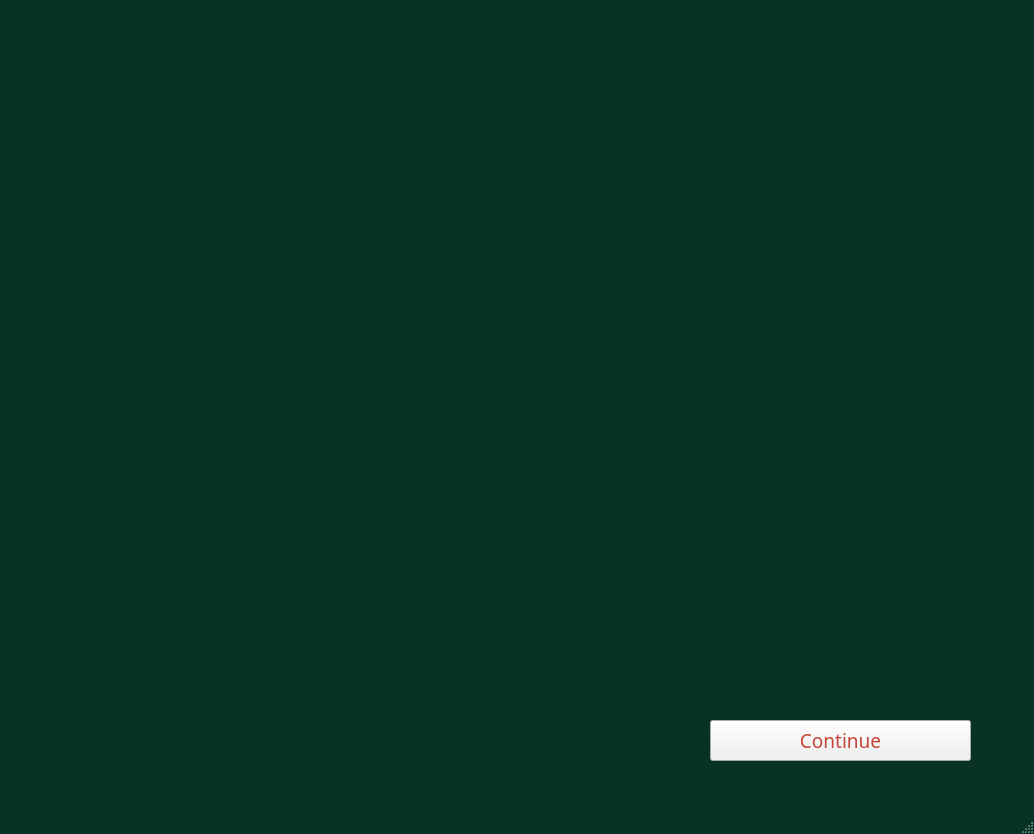
<?xml version="1.0" encoding="UTF-8"?>
<ui version="4.0">
 <class>MainWindow</class>
 <widget class="QMainWindow" name="MainWindow">
  <property name="geometry">
   <rect>
    <x>0</x>
    <y>0</y>
    <width>1034</width>
    <height>834</height>
   </rect>
  </property>
  <property name="palette">
   <palette>
    <active>
     <colorrole role="Base">
      <brush brushstyle="SolidPattern">
       <color alpha="255">
        <red>255</red>
        <green>170</green>
        <blue>0</blue>
       </color>
      </brush>
     </colorrole>
     <colorrole role="Window">
      <brush brushstyle="SolidPattern">
       <color alpha="255">
        <red>8</red>
        <green>50</green>
        <blue>36</blue>
       </color>
      </brush>
     </colorrole>
    </active>
    <inactive>
     <colorrole role="Base">
      <brush brushstyle="SolidPattern">
       <color alpha="255">
        <red>255</red>
        <green>170</green>
        <blue>0</blue>
       </color>
      </brush>
     </colorrole>
     <colorrole role="Window">
      <brush brushstyle="SolidPattern">
       <color alpha="255">
        <red>8</red>
        <green>50</green>
        <blue>36</blue>
       </color>
      </brush>
     </colorrole>
    </inactive>
    <disabled>
     <colorrole role="Base">
      <brush brushstyle="SolidPattern">
       <color alpha="255">
        <red>8</red>
        <green>50</green>
        <blue>36</blue>
       </color>
      </brush>
     </colorrole>
     <colorrole role="Window">
      <brush brushstyle="SolidPattern">
       <color alpha="255">
        <red>8</red>
        <green>50</green>
        <blue>36</blue>
       </color>
      </brush>
     </colorrole>
    </disabled>
   </palette>
  </property>
  <property name="windowTitle">
   <string>MainWindow</string>
  </property>
  <widget class="QWidget" name="centralwidget">
   <widget class="QStackedWidget" name="stackedWidget">
    <property name="geometry">
     <rect>
      <x>-60</x>
      <y>10</y>
      <width>1111</width>
      <height>1991</height>
     </rect>
    </property>
    <property name="palette">
     <palette>
      <active>
       <colorrole role="Base">
        <brush brushstyle="SolidPattern">
         <color alpha="255">
          <red>255</red>
          <green>170</green>
          <blue>0</blue>
         </color>
        </brush>
       </colorrole>
       <colorrole role="Window">
        <brush brushstyle="SolidPattern">
         <color alpha="255">
          <red>243</red>
          <green>235</green>
          <blue>235</blue>
         </color>
        </brush>
       </colorrole>
      </active>
      <inactive>
       <colorrole role="Base">
        <brush brushstyle="SolidPattern">
         <color alpha="255">
          <red>255</red>
          <green>170</green>
          <blue>0</blue>
         </color>
        </brush>
       </colorrole>
       <colorrole role="Window">
        <brush brushstyle="SolidPattern">
         <color alpha="255">
          <red>243</red>
          <green>235</green>
          <blue>235</blue>
         </color>
        </brush>
       </colorrole>
      </inactive>
      <disabled>
       <colorrole role="Base">
        <brush brushstyle="SolidPattern">
         <color alpha="255">
          <red>243</red>
          <green>235</green>
          <blue>235</blue>
         </color>
        </brush>
       </colorrole>
       <colorrole role="Window">
        <brush brushstyle="SolidPattern">
         <color alpha="255">
          <red>243</red>
          <green>235</green>
          <blue>235</blue>
         </color>
        </brush>
       </colorrole>
      </disabled>
     </palette>
    </property>
    <widget class="QWidget" name="gif_pg1">
     <widget class="QPushButton" name="continue_2">
      <property name="geometry">
       <rect>
        <x>770</x>
        <y>710</y>
        <width>261</width>
        <height>41</height>
       </rect>
      </property>
      <property name="palette">
       <palette>
        <active>
         <colorrole role="WindowText">
          <brush brushstyle="SolidPattern">
           <color alpha="255">
            <red>196</red>
            <green>69</green>
            <blue>54</blue>
           </color>
          </brush>
         </colorrole>
         <colorrole role="ButtonText">
          <brush brushstyle="SolidPattern">
           <color alpha="255">
            <red>196</red>
            <green>69</green>
            <blue>54</blue>
           </color>
          </brush>
         </colorrole>
        </active>
        <inactive>
         <colorrole role="WindowText">
          <brush brushstyle="SolidPattern">
           <color alpha="255">
            <red>196</red>
            <green>69</green>
            <blue>54</blue>
           </color>
          </brush>
         </colorrole>
         <colorrole role="ButtonText">
          <brush brushstyle="SolidPattern">
           <color alpha="255">
            <red>196</red>
            <green>69</green>
            <blue>54</blue>
           </color>
          </brush>
         </colorrole>
        </inactive>
        <disabled>
         <colorrole role="WindowText">
          <brush brushstyle="SolidPattern">
           <color alpha="255">
            <red>120</red>
            <green>120</green>
            <blue>120</blue>
           </color>
          </brush>
         </colorrole>
         <colorrole role="ButtonText">
          <brush brushstyle="SolidPattern">
           <color alpha="255">
            <red>120</red>
            <green>120</green>
            <blue>120</blue>
           </color>
          </brush>
         </colorrole>
        </disabled>
       </palette>
      </property>
      <property name="font">
       <font>
        <family>Sylfaen</family>
        <pointsize>14</pointsize>
       </font>
      </property>
      <property name="text">
       <string>Continue</string>
      </property>
      <property name="shortcut">
       <string>Space</string>
      </property>
     </widget>
     <widget class="QLabel" name="label">
      <property name="geometry">
       <rect>
        <x>70</x>
        <y>-50</y>
        <width>1152</width>
        <height>648</height>
       </rect>
      </property>
      <property name="text">
       <string/>
      </property>
      <property name="pixmap">
       <pixmap>Media/Pes Animation LOgo.gif</pixmap>
      </property>
      <property name="scaledContents">
       <bool>true</bool>
      </property>
     </widget>
     <zorder>label</zorder>
     <zorder>continue_2</zorder>
    </widget>
    <widget class="QWidget" name="page_2">
     <widget class="QLabel" name="peslogo">
      <property name="geometry">
       <rect>
        <x>100</x>
        <y>30</y>
        <width>171</width>
        <height>151</height>
       </rect>
      </property>
      <property name="text">
       <string/>
      </property>
      <property name="pixmap">
       <pixmap>Media/peslogopicnobg.png</pixmap>
      </property>
      <property name="scaledContents">
       <bool>true</bool>
      </property>
     </widget>
     <widget class="QLabel" name="pehead">
      <property name="geometry">
       <rect>
        <x>370</x>
        <y>50</y>
        <width>451</width>
        <height>71</height>
       </rect>
      </property>
      <property name="palette">
       <palette>
        <active>
         <colorrole role="WindowText">
          <brush brushstyle="SolidPattern">
           <color alpha="255">
            <red>243</red>
            <green>235</green>
            <blue>235</blue>
           </color>
          </brush>
         </colorrole>
         <colorrole role="Text">
          <brush brushstyle="SolidPattern">
           <color alpha="255">
            <red>243</red>
            <green>235</green>
            <blue>235</blue>
           </color>
          </brush>
         </colorrole>
         <colorrole role="PlaceholderText">
          <brush brushstyle="SolidPattern">
           <color alpha="128">
            <red>243</red>
            <green>235</green>
            <blue>235</blue>
           </color>
          </brush>
         </colorrole>
        </active>
        <inactive>
         <colorrole role="WindowText">
          <brush brushstyle="SolidPattern">
           <color alpha="255">
            <red>243</red>
            <green>235</green>
            <blue>235</blue>
           </color>
          </brush>
         </colorrole>
         <colorrole role="Text">
          <brush brushstyle="SolidPattern">
           <color alpha="255">
            <red>243</red>
            <green>235</green>
            <blue>235</blue>
           </color>
          </brush>
         </colorrole>
         <colorrole role="PlaceholderText">
          <brush brushstyle="SolidPattern">
           <color alpha="128">
            <red>243</red>
            <green>235</green>
            <blue>235</blue>
           </color>
          </brush>
         </colorrole>
        </inactive>
        <disabled>
         <colorrole role="WindowText">
          <brush brushstyle="SolidPattern">
           <color alpha="255">
            <red>120</red>
            <green>120</green>
            <blue>120</blue>
           </color>
          </brush>
         </colorrole>
         <colorrole role="Text">
          <brush brushstyle="SolidPattern">
           <color alpha="255">
            <red>120</red>
            <green>120</green>
            <blue>120</blue>
           </color>
          </brush>
         </colorrole>
         <colorrole role="PlaceholderText">
          <brush brushstyle="SolidPattern">
           <color alpha="128">
            <red>0</red>
            <green>0</green>
            <blue>0</blue>
           </color>
          </brush>
         </colorrole>
        </disabled>
       </palette>
      </property>
      <property name="font">
       <font>
        <family>Sylfaen</family>
        <pointsize>22</pointsize>
       </font>
      </property>
      <property name="text">
       <string>Password Encryption System</string>
      </property>
      <property name="alignment">
       <set>Qt::AlignCenter</set>
      </property>
     </widget>
     <widget class="QPushButton" name="hashpass">
      <property name="geometry">
       <rect>
        <x>170</x>
        <y>590</y>
        <width>351</width>
        <height>51</height>
       </rect>
      </property>
      <property name="palette">
       <palette>
        <active>
         <colorrole role="Button">
          <brush brushstyle="SolidPattern">
           <color alpha="255">
            <red>196</red>
            <green>69</green>
            <blue>54</blue>
           </color>
          </brush>
         </colorrole>
         <colorrole role="Light">
          <brush brushstyle="SolidPattern">
           <color alpha="255">
            <red>196</red>
            <green>69</green>
            <blue>54</blue>
           </color>
          </brush>
         </colorrole>
         <colorrole role="Midlight">
          <brush brushstyle="SolidPattern">
           <color alpha="255">
            <red>196</red>
            <green>69</green>
            <blue>54</blue>
           </color>
          </brush>
         </colorrole>
         <colorrole role="ButtonText">
          <brush brushstyle="SolidPattern">
           <color alpha="255">
            <red>196</red>
            <green>69</green>
            <blue>54</blue>
           </color>
          </brush>
         </colorrole>
         <colorrole role="Base">
          <brush brushstyle="SolidPattern">
           <color alpha="255">
            <red>196</red>
            <green>69</green>
            <blue>54</blue>
           </color>
          </brush>
         </colorrole>
         <colorrole role="Window">
          <brush brushstyle="SolidPattern">
           <color alpha="255">
            <red>196</red>
            <green>69</green>
            <blue>54</blue>
           </color>
          </brush>
         </colorrole>
         <colorrole role="AlternateBase">
          <brush brushstyle="SolidPattern">
           <color alpha="255">
            <red>196</red>
            <green>69</green>
            <blue>54</blue>
           </color>
          </brush>
         </colorrole>
         <colorrole role="ToolTipBase">
          <brush brushstyle="SolidPattern">
           <color alpha="255">
            <red>255</red>
            <green>255</green>
            <blue>255</blue>
           </color>
          </brush>
         </colorrole>
        </active>
        <inactive>
         <colorrole role="Button">
          <brush brushstyle="SolidPattern">
           <color alpha="255">
            <red>196</red>
            <green>69</green>
            <blue>54</blue>
           </color>
          </brush>
         </colorrole>
         <colorrole role="Light">
          <brush brushstyle="SolidPattern">
           <color alpha="255">
            <red>196</red>
            <green>69</green>
            <blue>54</blue>
           </color>
          </brush>
         </colorrole>
         <colorrole role="Midlight">
          <brush brushstyle="SolidPattern">
           <color alpha="255">
            <red>196</red>
            <green>69</green>
            <blue>54</blue>
           </color>
          </brush>
         </colorrole>
         <colorrole role="ButtonText">
          <brush brushstyle="SolidPattern">
           <color alpha="255">
            <red>196</red>
            <green>69</green>
            <blue>54</blue>
           </color>
          </brush>
         </colorrole>
         <colorrole role="Base">
          <brush brushstyle="SolidPattern">
           <color alpha="255">
            <red>196</red>
            <green>69</green>
            <blue>54</blue>
           </color>
          </brush>
         </colorrole>
         <colorrole role="Window">
          <brush brushstyle="SolidPattern">
           <color alpha="255">
            <red>196</red>
            <green>69</green>
            <blue>54</blue>
           </color>
          </brush>
         </colorrole>
         <colorrole role="AlternateBase">
          <brush brushstyle="SolidPattern">
           <color alpha="255">
            <red>196</red>
            <green>69</green>
            <blue>54</blue>
           </color>
          </brush>
         </colorrole>
         <colorrole role="ToolTipBase">
          <brush brushstyle="SolidPattern">
           <color alpha="255">
            <red>255</red>
            <green>255</green>
            <blue>255</blue>
           </color>
          </brush>
         </colorrole>
        </inactive>
        <disabled>
         <colorrole role="Button">
          <brush brushstyle="SolidPattern">
           <color alpha="255">
            <red>196</red>
            <green>69</green>
            <blue>54</blue>
           </color>
          </brush>
         </colorrole>
         <colorrole role="Light">
          <brush brushstyle="SolidPattern">
           <color alpha="255">
            <red>196</red>
            <green>69</green>
            <blue>54</blue>
           </color>
          </brush>
         </colorrole>
         <colorrole role="Midlight">
          <brush brushstyle="SolidPattern">
           <color alpha="255">
            <red>196</red>
            <green>69</green>
            <blue>54</blue>
           </color>
          </brush>
         </colorrole>
         <colorrole role="ButtonText">
          <brush brushstyle="SolidPattern">
           <color alpha="255">
            <red>120</red>
            <green>120</green>
            <blue>120</blue>
           </color>
          </brush>
         </colorrole>
         <colorrole role="Base">
          <brush brushstyle="SolidPattern">
           <color alpha="255">
            <red>196</red>
            <green>69</green>
            <blue>54</blue>
           </color>
          </brush>
         </colorrole>
         <colorrole role="Window">
          <brush brushstyle="SolidPattern">
           <color alpha="255">
            <red>196</red>
            <green>69</green>
            <blue>54</blue>
           </color>
          </brush>
         </colorrole>
         <colorrole role="AlternateBase">
          <brush brushstyle="SolidPattern">
           <color alpha="255">
            <red>196</red>
            <green>69</green>
            <blue>54</blue>
           </color>
          </brush>
         </colorrole>
         <colorrole role="ToolTipBase">
          <brush brushstyle="SolidPattern">
           <color alpha="255">
            <red>255</red>
            <green>255</green>
            <blue>255</blue>
           </color>
          </brush>
         </colorrole>
        </disabled>
       </palette>
      </property>
      <property name="font">
       <font>
        <family>Sylfaen</family>
        <pointsize>14</pointsize>
       </font>
      </property>
      <property name="text">
       <string>Hash Password</string>
      </property>
     </widget>
     <widget class="QLabel" name="label_4">
      <property name="geometry">
       <rect>
        <x>620</x>
        <y>260</y>
        <width>481</width>
        <height>441</height>
       </rect>
      </property>
      <property name="text">
       <string/>
      </property>
      <property name="pixmap">
       <pixmap>Media/menu2.png</pixmap>
      </property>
     </widget>
     <widget class="QLabel" name="menu2lab">
      <property name="geometry">
       <rect>
        <x>170</x>
        <y>260</y>
        <width>351</width>
        <height>51</height>
       </rect>
      </property>
      <property name="palette">
       <palette>
        <active>
         <colorrole role="WindowText">
          <brush brushstyle="SolidPattern">
           <color alpha="255">
            <red>243</red>
            <green>235</green>
            <blue>235</blue>
           </color>
          </brush>
         </colorrole>
         <colorrole role="Base">
          <brush brushstyle="SolidPattern">
           <color alpha="255">
            <red>255</red>
            <green>255</green>
            <blue>255</blue>
           </color>
          </brush>
         </colorrole>
         <colorrole role="Window">
          <brush brushstyle="SolidPattern">
           <color alpha="255">
            <red>25</red>
            <green>114</green>
            <blue>120</blue>
           </color>
          </brush>
         </colorrole>
        </active>
        <inactive>
         <colorrole role="WindowText">
          <brush brushstyle="SolidPattern">
           <color alpha="255">
            <red>243</red>
            <green>235</green>
            <blue>235</blue>
           </color>
          </brush>
         </colorrole>
         <colorrole role="Base">
          <brush brushstyle="SolidPattern">
           <color alpha="255">
            <red>255</red>
            <green>255</green>
            <blue>255</blue>
           </color>
          </brush>
         </colorrole>
         <colorrole role="Window">
          <brush brushstyle="SolidPattern">
           <color alpha="255">
            <red>25</red>
            <green>114</green>
            <blue>120</blue>
           </color>
          </brush>
         </colorrole>
        </inactive>
        <disabled>
         <colorrole role="WindowText">
          <brush brushstyle="SolidPattern">
           <color alpha="255">
            <red>120</red>
            <green>120</green>
            <blue>120</blue>
           </color>
          </brush>
         </colorrole>
         <colorrole role="Base">
          <brush brushstyle="SolidPattern">
           <color alpha="255">
            <red>25</red>
            <green>114</green>
            <blue>120</blue>
           </color>
          </brush>
         </colorrole>
         <colorrole role="Window">
          <brush brushstyle="SolidPattern">
           <color alpha="255">
            <red>25</red>
            <green>114</green>
            <blue>120</blue>
           </color>
          </brush>
         </colorrole>
        </disabled>
       </palette>
      </property>
      <property name="font">
       <font>
        <family>Sylfaen</family>
        <pointsize>18</pointsize>
       </font>
      </property>
      <property name="autoFillBackground">
       <bool>true</bool>
      </property>
      <property name="text">
       <string>Menu</string>
      </property>
      <property name="alignment">
       <set>Qt::AlignCenter</set>
      </property>
     </widget>
     <widget class="QPushButton" name="apass">
      <property name="geometry">
       <rect>
        <x>170</x>
        <y>380</y>
        <width>351</width>
        <height>51</height>
       </rect>
      </property>
      <property name="palette">
       <palette>
        <active>
         <colorrole role="Button">
          <brush brushstyle="SolidPattern">
           <color alpha="255">
            <red>196</red>
            <green>69</green>
            <blue>54</blue>
           </color>
          </brush>
         </colorrole>
         <colorrole role="Light">
          <brush brushstyle="SolidPattern">
           <color alpha="255">
            <red>196</red>
            <green>69</green>
            <blue>54</blue>
           </color>
          </brush>
         </colorrole>
         <colorrole role="Midlight">
          <brush brushstyle="SolidPattern">
           <color alpha="255">
            <red>196</red>
            <green>69</green>
            <blue>54</blue>
           </color>
          </brush>
         </colorrole>
         <colorrole role="BrightText">
          <brush brushstyle="SolidPattern">
           <color alpha="255">
            <red>196</red>
            <green>69</green>
            <blue>54</blue>
           </color>
          </brush>
         </colorrole>
         <colorrole role="ButtonText">
          <brush brushstyle="SolidPattern">
           <color alpha="255">
            <red>196</red>
            <green>69</green>
            <blue>54</blue>
           </color>
          </brush>
         </colorrole>
         <colorrole role="Base">
          <brush brushstyle="SolidPattern">
           <color alpha="255">
            <red>196</red>
            <green>69</green>
            <blue>54</blue>
           </color>
          </brush>
         </colorrole>
         <colorrole role="Window">
          <brush brushstyle="SolidPattern">
           <color alpha="255">
            <red>196</red>
            <green>69</green>
            <blue>54</blue>
           </color>
          </brush>
         </colorrole>
         <colorrole role="AlternateBase">
          <brush brushstyle="SolidPattern">
           <color alpha="255">
            <red>196</red>
            <green>69</green>
            <blue>54</blue>
           </color>
          </brush>
         </colorrole>
         <colorrole role="ToolTipBase">
          <brush brushstyle="SolidPattern">
           <color alpha="255">
            <red>196</red>
            <green>69</green>
            <blue>54</blue>
           </color>
          </brush>
         </colorrole>
        </active>
        <inactive>
         <colorrole role="Button">
          <brush brushstyle="SolidPattern">
           <color alpha="255">
            <red>196</red>
            <green>69</green>
            <blue>54</blue>
           </color>
          </brush>
         </colorrole>
         <colorrole role="Light">
          <brush brushstyle="SolidPattern">
           <color alpha="255">
            <red>196</red>
            <green>69</green>
            <blue>54</blue>
           </color>
          </brush>
         </colorrole>
         <colorrole role="Midlight">
          <brush brushstyle="SolidPattern">
           <color alpha="255">
            <red>196</red>
            <green>69</green>
            <blue>54</blue>
           </color>
          </brush>
         </colorrole>
         <colorrole role="BrightText">
          <brush brushstyle="SolidPattern">
           <color alpha="255">
            <red>196</red>
            <green>69</green>
            <blue>54</blue>
           </color>
          </brush>
         </colorrole>
         <colorrole role="ButtonText">
          <brush brushstyle="SolidPattern">
           <color alpha="255">
            <red>196</red>
            <green>69</green>
            <blue>54</blue>
           </color>
          </brush>
         </colorrole>
         <colorrole role="Base">
          <brush brushstyle="SolidPattern">
           <color alpha="255">
            <red>196</red>
            <green>69</green>
            <blue>54</blue>
           </color>
          </brush>
         </colorrole>
         <colorrole role="Window">
          <brush brushstyle="SolidPattern">
           <color alpha="255">
            <red>196</red>
            <green>69</green>
            <blue>54</blue>
           </color>
          </brush>
         </colorrole>
         <colorrole role="AlternateBase">
          <brush brushstyle="SolidPattern">
           <color alpha="255">
            <red>196</red>
            <green>69</green>
            <blue>54</blue>
           </color>
          </brush>
         </colorrole>
         <colorrole role="ToolTipBase">
          <brush brushstyle="SolidPattern">
           <color alpha="255">
            <red>196</red>
            <green>69</green>
            <blue>54</blue>
           </color>
          </brush>
         </colorrole>
        </inactive>
        <disabled>
         <colorrole role="Button">
          <brush brushstyle="SolidPattern">
           <color alpha="255">
            <red>196</red>
            <green>69</green>
            <blue>54</blue>
           </color>
          </brush>
         </colorrole>
         <colorrole role="Light">
          <brush brushstyle="SolidPattern">
           <color alpha="255">
            <red>196</red>
            <green>69</green>
            <blue>54</blue>
           </color>
          </brush>
         </colorrole>
         <colorrole role="Midlight">
          <brush brushstyle="SolidPattern">
           <color alpha="255">
            <red>196</red>
            <green>69</green>
            <blue>54</blue>
           </color>
          </brush>
         </colorrole>
         <colorrole role="BrightText">
          <brush brushstyle="SolidPattern">
           <color alpha="255">
            <red>196</red>
            <green>69</green>
            <blue>54</blue>
           </color>
          </brush>
         </colorrole>
         <colorrole role="ButtonText">
          <brush brushstyle="SolidPattern">
           <color alpha="255">
            <red>120</red>
            <green>120</green>
            <blue>120</blue>
           </color>
          </brush>
         </colorrole>
         <colorrole role="Base">
          <brush brushstyle="SolidPattern">
           <color alpha="255">
            <red>196</red>
            <green>69</green>
            <blue>54</blue>
           </color>
          </brush>
         </colorrole>
         <colorrole role="Window">
          <brush brushstyle="SolidPattern">
           <color alpha="255">
            <red>196</red>
            <green>69</green>
            <blue>54</blue>
           </color>
          </brush>
         </colorrole>
         <colorrole role="AlternateBase">
          <brush brushstyle="SolidPattern">
           <color alpha="255">
            <red>196</red>
            <green>69</green>
            <blue>54</blue>
           </color>
          </brush>
         </colorrole>
         <colorrole role="ToolTipBase">
          <brush brushstyle="SolidPattern">
           <color alpha="255">
            <red>196</red>
            <green>69</green>
            <blue>54</blue>
           </color>
          </brush>
         </colorrole>
        </disabled>
       </palette>
      </property>
      <property name="font">
       <font>
        <family>Sylfaen</family>
        <pointsize>14</pointsize>
       </font>
      </property>
      <property name="text">
       <string>Access Password</string>
      </property>
     </widget>
     <widget class="QPushButton" name="genpass">
      <property name="geometry">
       <rect>
        <x>170</x>
        <y>450</y>
        <width>351</width>
        <height>51</height>
       </rect>
      </property>
      <property name="palette">
       <palette>
        <active>
         <colorrole role="Button">
          <brush brushstyle="SolidPattern">
           <color alpha="255">
            <red>196</red>
            <green>69</green>
            <blue>54</blue>
           </color>
          </brush>
         </colorrole>
         <colorrole role="Light">
          <brush brushstyle="SolidPattern">
           <color alpha="255">
            <red>196</red>
            <green>69</green>
            <blue>54</blue>
           </color>
          </brush>
         </colorrole>
         <colorrole role="Midlight">
          <brush brushstyle="SolidPattern">
           <color alpha="255">
            <red>196</red>
            <green>69</green>
            <blue>54</blue>
           </color>
          </brush>
         </colorrole>
         <colorrole role="ButtonText">
          <brush brushstyle="SolidPattern">
           <color alpha="255">
            <red>196</red>
            <green>69</green>
            <blue>54</blue>
           </color>
          </brush>
         </colorrole>
         <colorrole role="Base">
          <brush brushstyle="SolidPattern">
           <color alpha="255">
            <red>196</red>
            <green>69</green>
            <blue>54</blue>
           </color>
          </brush>
         </colorrole>
         <colorrole role="Window">
          <brush brushstyle="SolidPattern">
           <color alpha="255">
            <red>196</red>
            <green>69</green>
            <blue>54</blue>
           </color>
          </brush>
         </colorrole>
         <colorrole role="AlternateBase">
          <brush brushstyle="SolidPattern">
           <color alpha="255">
            <red>196</red>
            <green>69</green>
            <blue>54</blue>
           </color>
          </brush>
         </colorrole>
         <colorrole role="ToolTipBase">
          <brush brushstyle="SolidPattern">
           <color alpha="255">
            <red>255</red>
            <green>255</green>
            <blue>255</blue>
           </color>
          </brush>
         </colorrole>
        </active>
        <inactive>
         <colorrole role="Button">
          <brush brushstyle="SolidPattern">
           <color alpha="255">
            <red>196</red>
            <green>69</green>
            <blue>54</blue>
           </color>
          </brush>
         </colorrole>
         <colorrole role="Light">
          <brush brushstyle="SolidPattern">
           <color alpha="255">
            <red>196</red>
            <green>69</green>
            <blue>54</blue>
           </color>
          </brush>
         </colorrole>
         <colorrole role="Midlight">
          <brush brushstyle="SolidPattern">
           <color alpha="255">
            <red>196</red>
            <green>69</green>
            <blue>54</blue>
           </color>
          </brush>
         </colorrole>
         <colorrole role="ButtonText">
          <brush brushstyle="SolidPattern">
           <color alpha="255">
            <red>196</red>
            <green>69</green>
            <blue>54</blue>
           </color>
          </brush>
         </colorrole>
         <colorrole role="Base">
          <brush brushstyle="SolidPattern">
           <color alpha="255">
            <red>196</red>
            <green>69</green>
            <blue>54</blue>
           </color>
          </brush>
         </colorrole>
         <colorrole role="Window">
          <brush brushstyle="SolidPattern">
           <color alpha="255">
            <red>196</red>
            <green>69</green>
            <blue>54</blue>
           </color>
          </brush>
         </colorrole>
         <colorrole role="AlternateBase">
          <brush brushstyle="SolidPattern">
           <color alpha="255">
            <red>196</red>
            <green>69</green>
            <blue>54</blue>
           </color>
          </brush>
         </colorrole>
         <colorrole role="ToolTipBase">
          <brush brushstyle="SolidPattern">
           <color alpha="255">
            <red>255</red>
            <green>255</green>
            <blue>255</blue>
           </color>
          </brush>
         </colorrole>
        </inactive>
        <disabled>
         <colorrole role="Button">
          <brush brushstyle="SolidPattern">
           <color alpha="255">
            <red>196</red>
            <green>69</green>
            <blue>54</blue>
           </color>
          </brush>
         </colorrole>
         <colorrole role="Light">
          <brush brushstyle="SolidPattern">
           <color alpha="255">
            <red>196</red>
            <green>69</green>
            <blue>54</blue>
           </color>
          </brush>
         </colorrole>
         <colorrole role="Midlight">
          <brush brushstyle="SolidPattern">
           <color alpha="255">
            <red>196</red>
            <green>69</green>
            <blue>54</blue>
           </color>
          </brush>
         </colorrole>
         <colorrole role="ButtonText">
          <brush brushstyle="SolidPattern">
           <color alpha="255">
            <red>120</red>
            <green>120</green>
            <blue>120</blue>
           </color>
          </brush>
         </colorrole>
         <colorrole role="Base">
          <brush brushstyle="SolidPattern">
           <color alpha="255">
            <red>196</red>
            <green>69</green>
            <blue>54</blue>
           </color>
          </brush>
         </colorrole>
         <colorrole role="Window">
          <brush brushstyle="SolidPattern">
           <color alpha="255">
            <red>196</red>
            <green>69</green>
            <blue>54</blue>
           </color>
          </brush>
         </colorrole>
         <colorrole role="AlternateBase">
          <brush brushstyle="SolidPattern">
           <color alpha="255">
            <red>196</red>
            <green>69</green>
            <blue>54</blue>
           </color>
          </brush>
         </colorrole>
         <colorrole role="ToolTipBase">
          <brush brushstyle="SolidPattern">
           <color alpha="255">
            <red>255</red>
            <green>255</green>
            <blue>255</blue>
           </color>
          </brush>
         </colorrole>
        </disabled>
       </palette>
      </property>
      <property name="font">
       <font>
        <family>Sylfaen</family>
        <pointsize>14</pointsize>
       </font>
      </property>
      <property name="text">
       <string>Generate Password</string>
      </property>
     </widget>
     <widget class="QPushButton" name="encrpass">
      <property name="geometry">
       <rect>
        <x>170</x>
        <y>520</y>
        <width>351</width>
        <height>51</height>
       </rect>
      </property>
      <property name="palette">
       <palette>
        <active>
         <colorrole role="Button">
          <brush brushstyle="SolidPattern">
           <color alpha="255">
            <red>196</red>
            <green>69</green>
            <blue>54</blue>
           </color>
          </brush>
         </colorrole>
         <colorrole role="Light">
          <brush brushstyle="SolidPattern">
           <color alpha="255">
            <red>196</red>
            <green>69</green>
            <blue>54</blue>
           </color>
          </brush>
         </colorrole>
         <colorrole role="Midlight">
          <brush brushstyle="SolidPattern">
           <color alpha="255">
            <red>196</red>
            <green>69</green>
            <blue>54</blue>
           </color>
          </brush>
         </colorrole>
         <colorrole role="ButtonText">
          <brush brushstyle="SolidPattern">
           <color alpha="255">
            <red>196</red>
            <green>69</green>
            <blue>54</blue>
           </color>
          </brush>
         </colorrole>
         <colorrole role="Base">
          <brush brushstyle="SolidPattern">
           <color alpha="255">
            <red>196</red>
            <green>69</green>
            <blue>54</blue>
           </color>
          </brush>
         </colorrole>
         <colorrole role="Window">
          <brush brushstyle="SolidPattern">
           <color alpha="255">
            <red>196</red>
            <green>69</green>
            <blue>54</blue>
           </color>
          </brush>
         </colorrole>
         <colorrole role="AlternateBase">
          <brush brushstyle="SolidPattern">
           <color alpha="255">
            <red>196</red>
            <green>69</green>
            <blue>54</blue>
           </color>
          </brush>
         </colorrole>
         <colorrole role="ToolTipBase">
          <brush brushstyle="SolidPattern">
           <color alpha="255">
            <red>255</red>
            <green>255</green>
            <blue>255</blue>
           </color>
          </brush>
         </colorrole>
        </active>
        <inactive>
         <colorrole role="Button">
          <brush brushstyle="SolidPattern">
           <color alpha="255">
            <red>196</red>
            <green>69</green>
            <blue>54</blue>
           </color>
          </brush>
         </colorrole>
         <colorrole role="Light">
          <brush brushstyle="SolidPattern">
           <color alpha="255">
            <red>196</red>
            <green>69</green>
            <blue>54</blue>
           </color>
          </brush>
         </colorrole>
         <colorrole role="Midlight">
          <brush brushstyle="SolidPattern">
           <color alpha="255">
            <red>196</red>
            <green>69</green>
            <blue>54</blue>
           </color>
          </brush>
         </colorrole>
         <colorrole role="ButtonText">
          <brush brushstyle="SolidPattern">
           <color alpha="255">
            <red>196</red>
            <green>69</green>
            <blue>54</blue>
           </color>
          </brush>
         </colorrole>
         <colorrole role="Base">
          <brush brushstyle="SolidPattern">
           <color alpha="255">
            <red>196</red>
            <green>69</green>
            <blue>54</blue>
           </color>
          </brush>
         </colorrole>
         <colorrole role="Window">
          <brush brushstyle="SolidPattern">
           <color alpha="255">
            <red>196</red>
            <green>69</green>
            <blue>54</blue>
           </color>
          </brush>
         </colorrole>
         <colorrole role="AlternateBase">
          <brush brushstyle="SolidPattern">
           <color alpha="255">
            <red>196</red>
            <green>69</green>
            <blue>54</blue>
           </color>
          </brush>
         </colorrole>
         <colorrole role="ToolTipBase">
          <brush brushstyle="SolidPattern">
           <color alpha="255">
            <red>255</red>
            <green>255</green>
            <blue>255</blue>
           </color>
          </brush>
         </colorrole>
        </inactive>
        <disabled>
         <colorrole role="Button">
          <brush brushstyle="SolidPattern">
           <color alpha="255">
            <red>196</red>
            <green>69</green>
            <blue>54</blue>
           </color>
          </brush>
         </colorrole>
         <colorrole role="Light">
          <brush brushstyle="SolidPattern">
           <color alpha="255">
            <red>196</red>
            <green>69</green>
            <blue>54</blue>
           </color>
          </brush>
         </colorrole>
         <colorrole role="Midlight">
          <brush brushstyle="SolidPattern">
           <color alpha="255">
            <red>196</red>
            <green>69</green>
            <blue>54</blue>
           </color>
          </brush>
         </colorrole>
         <colorrole role="ButtonText">
          <brush brushstyle="SolidPattern">
           <color alpha="255">
            <red>120</red>
            <green>120</green>
            <blue>120</blue>
           </color>
          </brush>
         </colorrole>
         <colorrole role="Base">
          <brush brushstyle="SolidPattern">
           <color alpha="255">
            <red>196</red>
            <green>69</green>
            <blue>54</blue>
           </color>
          </brush>
         </colorrole>
         <colorrole role="Window">
          <brush brushstyle="SolidPattern">
           <color alpha="255">
            <red>196</red>
            <green>69</green>
            <blue>54</blue>
           </color>
          </brush>
         </colorrole>
         <colorrole role="AlternateBase">
          <brush brushstyle="SolidPattern">
           <color alpha="255">
            <red>196</red>
            <green>69</green>
            <blue>54</blue>
           </color>
          </brush>
         </colorrole>
         <colorrole role="ToolTipBase">
          <brush brushstyle="SolidPattern">
           <color alpha="255">
            <red>255</red>
            <green>255</green>
            <blue>255</blue>
           </color>
          </brush>
         </colorrole>
        </disabled>
       </palette>
      </property>
      <property name="font">
       <font>
        <family>Sylfaen</family>
        <pointsize>14</pointsize>
       </font>
      </property>
      <property name="text">
       <string>Encrypt Password</string>
      </property>
     </widget>
    </widget>
   </widget>
  </widget>
  <widget class="QMenuBar" name="menubar">
   <property name="geometry">
    <rect>
     <x>0</x>
     <y>0</y>
     <width>1034</width>
     <height>26</height>
    </rect>
   </property>
  </widget>
  <widget class="QStatusBar" name="statusbar"/>
 </widget>
 <resources/>
 <connections>
  <connection>
   <sender>continue_2</sender>
   <signal>clicked()</signal>
   <receiver>apass</receiver>
   <slot>click()</slot>
   <hints>
    <hint type="sourcelabel">
     <x>840</x>
     <y>766</y>
    </hint>
    <hint type="destinationlabel">
     <x>285</x>
     <y>721</y>
    </hint>
   </hints>
  </connection>
 </connections>
</ui>
